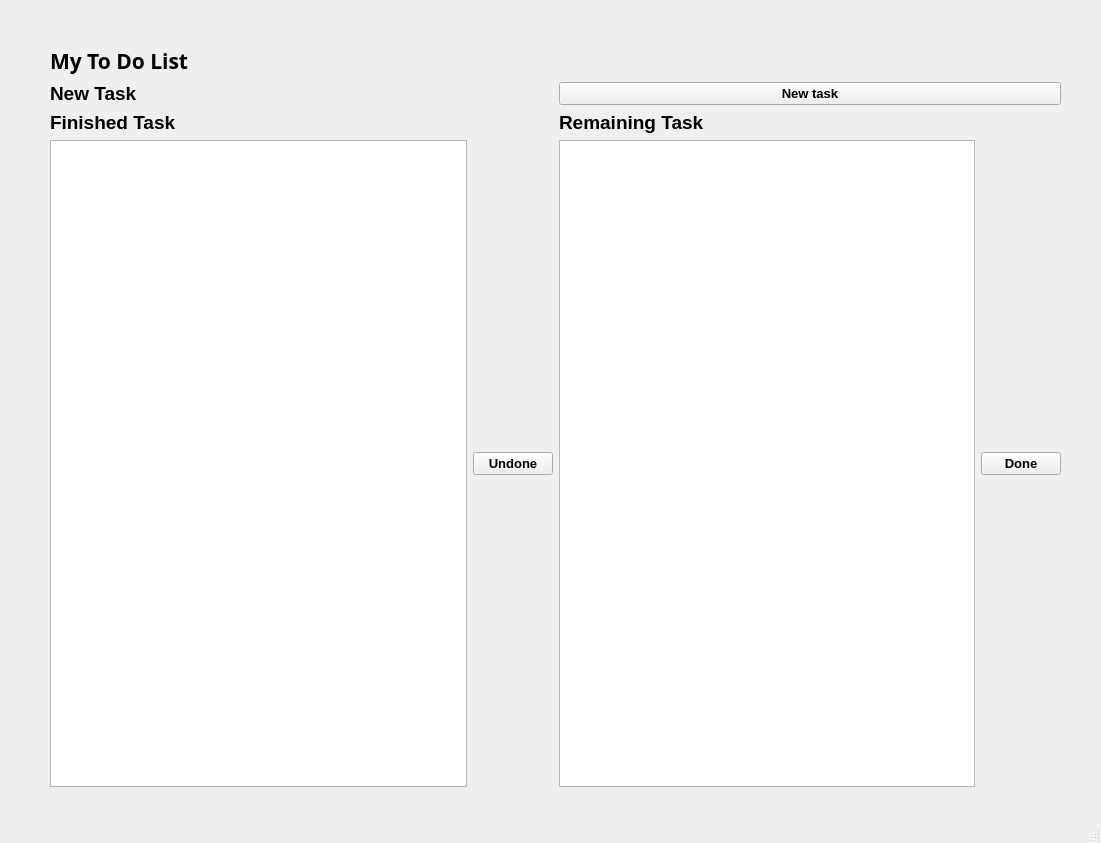
<?xml version="1.0" encoding="UTF-8"?>
<ui version="4.0">
 <class>MainWindow</class>
 <widget class="QMainWindow" name="MainWindow">
  <property name="geometry">
   <rect>
    <x>0</x>
    <y>0</y>
    <width>1101</width>
    <height>843</height>
   </rect>
  </property>
  <property name="windowTitle">
   <string>MainWindow</string>
  </property>
  <widget class="QWidget" name="centralwidget">
   <widget class="QWidget" name="">
    <property name="geometry">
     <rect>
      <x>50</x>
      <y>46</y>
      <width>1011</width>
      <height>741</height>
     </rect>
    </property>
    <layout class="QVBoxLayout" name="verticalLayout_3">
     <item>
      <widget class="QLabel" name="main_label">
       <property name="font">
        <font>
         <family>MS Gothic</family>
         <pointsize>16</pointsize>
         <weight>75</weight>
         <italic>false</italic>
         <bold>true</bold>
         <strikeout>false</strikeout>
         <kerning>true</kerning>
        </font>
       </property>
       <property name="text">
        <string>My To Do List</string>
       </property>
      </widget>
     </item>
     <item>
      <layout class="QHBoxLayout" name="horizontalLayout_3">
       <item>
        <widget class="QLabel" name="label_2">
         <property name="font">
          <font>
           <pointsize>14</pointsize>
           <weight>75</weight>
           <bold>true</bold>
          </font>
         </property>
         <property name="text">
          <string>New Task</string>
         </property>
        </widget>
       </item>
       <item>
        <widget class="QPushButton" name="pushButton">
         <property name="font">
          <font>
           <pointsize>10</pointsize>
           <weight>75</weight>
           <bold>true</bold>
          </font>
         </property>
         <property name="text">
          <string>New task</string>
         </property>
        </widget>
       </item>
      </layout>
     </item>
     <item>
      <layout class="QHBoxLayout" name="horizontalLayout_4">
       <item>
        <layout class="QVBoxLayout" name="verticalLayout">
         <item>
          <widget class="QLabel" name="label_3">
           <property name="font">
            <font>
             <pointsize>14</pointsize>
             <weight>75</weight>
             <bold>true</bold>
            </font>
           </property>
           <property name="text">
            <string>Finished Task</string>
           </property>
          </widget>
         </item>
         <item>
          <layout class="QHBoxLayout" name="horizontalLayout">
           <item>
            <widget class="QListWidget" name="finished_list">
             <property name="layoutDirection">
              <enum>Qt::LeftToRight</enum>
             </property>
            </widget>
           </item>
           <item>
            <widget class="QPushButton" name="pushButton_2">
             <property name="font">
              <font>
               <pointsize>10</pointsize>
               <weight>75</weight>
               <bold>true</bold>
              </font>
             </property>
             <property name="text">
              <string>Undone</string>
             </property>
            </widget>
           </item>
          </layout>
         </item>
        </layout>
       </item>
       <item>
        <layout class="QVBoxLayout" name="verticalLayout_2">
         <item>
          <widget class="QLabel" name="label_4">
           <property name="font">
            <font>
             <pointsize>14</pointsize>
             <weight>75</weight>
             <bold>true</bold>
            </font>
           </property>
           <property name="text">
            <string>Remaining Task</string>
           </property>
          </widget>
         </item>
         <item>
          <layout class="QHBoxLayout" name="horizontalLayout_2">
           <item>
            <widget class="QListWidget" name="remaining_list"/>
           </item>
           <item>
            <widget class="QPushButton" name="pushButton_3">
             <property name="font">
              <font>
               <pointsize>10</pointsize>
               <weight>75</weight>
               <bold>true</bold>
              </font>
             </property>
             <property name="text">
              <string>Done</string>
             </property>
            </widget>
           </item>
          </layout>
         </item>
        </layout>
       </item>
      </layout>
     </item>
    </layout>
   </widget>
  </widget>
  <widget class="QMenuBar" name="menubar">
   <property name="geometry">
    <rect>
     <x>0</x>
     <y>0</y>
     <width>1101</width>
     <height>26</height>
    </rect>
   </property>
  </widget>
  <widget class="QStatusBar" name="statusbar"/>
 </widget>
 <tabstops>
  <tabstop>pushButton</tabstop>
  <tabstop>finished_list</tabstop>
  <tabstop>remaining_list</tabstop>
  <tabstop>pushButton_2</tabstop>
  <tabstop>pushButton_3</tabstop>
 </tabstops>
 <resources/>
 <connections/>
</ui>
